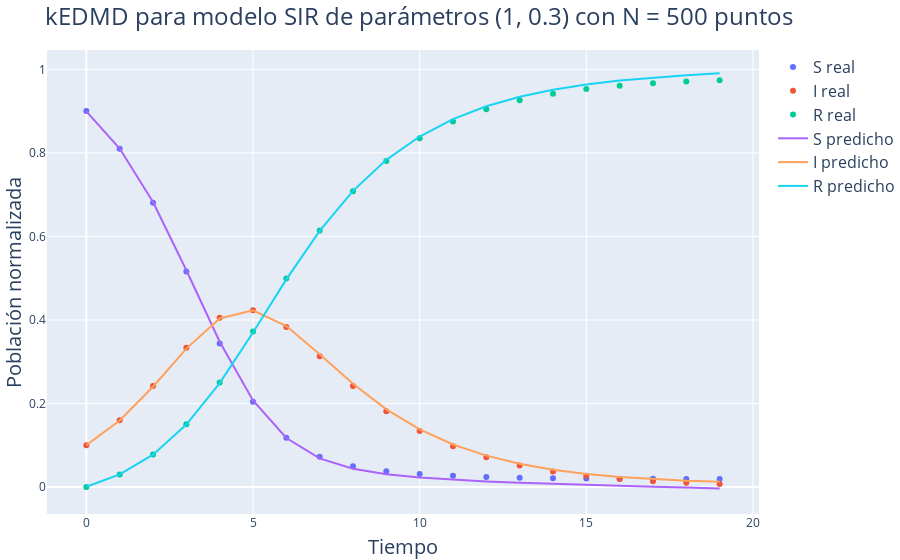

The notebook cell saved with this chart:
### Markdown cell above
### **kEDMD para modelo SIR**

### Code cell
# Parámetros del modelo SIR
beta, gamma = 1, 0.3

# Dinámica del sistema
def f(x):
    return np.array([x[0]-beta*x[0]*x[1] ,x[1]+beta*x[0]*x[1] - gamma*x[1], x[2]+gamma*x[1]])

# Observaciones del sistema, irrelevantes para este ejemplo
def g(x):
    return x

# Dimensiones y el kernel
N = 500
nx, ny = 3, 3
k = Matern(length_scale=1e3, nu=0.5)

# Distribuciones
X_dist = stats.dirichlet(alpha=1/3*np.ones(nx))
dyn_dist = stats.multivariate_normal(mean=np.zeros(nx), cov=1e-7*np.eye(3))
obs_dist = stats.multivariate_normal(mean=np.zeros(1), cov=1e-7*np.eye(1))

# Sistema dinámico
dyn = DynamicalSystem(nx, ny, f, g, X_dist, dyn_dist, obs_dist, discrete_time=True)

# Datos sintéticos
iters = 20
x0 = np.array([0.9, 0.1, 0.0])
x = np.zeros((iters, nx))

x[0] = x0

for i in range(1, iters):
    x[i] = f(x[i-1])

# Operador de Koopman
Koop = KoopmanOperator(k, dyn)
Koop.compute_edmd(N)

U, B, phi = Koop.U, Koop.B, Koop.phi

# Sistema con Koopman
x_koop = np.zeros((iters, nx))
x_koop[0] = B@phi(x0)
z = np.zeros((iters, N))
z[0] = phi(x0)

for i in range(1, iters):
    z[i] = U@z[i-1]
    x_koop[i] = B@z[i]

t = np.arange(iters)

# Gráfico
fig = go.Figure()

fig.add_trace(go.Scatter(x=t, y=x[:,0], name='S real', mode='markers'))
fig.add_trace(go.Scatter(x=t, y=x[:,1], name='I real', mode='markers'))
fig.add_trace(go.Scatter(x=t, y=x[:,2], name='R real', mode='markers'))

fig.add_trace(go.Scatter(x=t, y=x_koop[:,0], name='S predicho'))
fig.add_trace(go.Scatter(x=t, y=x_koop[:,1], name='I predicho'))
fig.add_trace(go.Scatter(x=t, y=x_koop[:,2], name='R predicho'))

# Colocar titulo
fig.update_layout(
    title=f"kEDMD para modelo SIR de parámetros ({beta}, {gamma}) con N = {N} puntos",
    xaxis_title="Tiempo",
    yaxis_title="Población normalizada"
    )

fig.write_image(img_path+"SIR.pdf")
fig.show()

### Figure 1 — Plotly figure (JSON) as saved in the notebook; plotly's stock layout.template omitted (floating-point values rounded to 4 significant figures)
{"data": [{"mode": "markers", "name": "S real", "type": "scatter", "x": [0, 1, 2, 3, 4, 5, 6, 7, 8, 9, 10, 11, 12, 13, 14, 15, 16, 17, 18, 19], "y": [0.9, 0.81, 0.6804, 0.516, 0.3439, 0.2044, 0.1179, 0.07275, 0.04997, 0.03787, 0.031, 0.02685, 0.02422, 0.0225, 0.02134, 0.02054, 0.01999, 0.0196, 0.01933, 0.01914]}, {"mode": "markers", "name": "I real", "type": "scatter", "x": [0, 1, 2, 3, 4, 5, 6, 7, 8, 9, 10, 11, 12, 13, 14, 15, 16, 17, 18, 19], "y": [0.1, 0.16, 0.2416, 0.3335, 0.4055, 0.4234, 0.3829, 0.3132, 0.242, 0.1815, 0.1339, 0.0979, 0.07116, 0.05153, 0.03723, 0.02686, 0.01935, 0.01393, 0.01003, 0.007212]}, {"mode": "markers", "name": "R real", "type": "scatter", "x": [0, 1, 2, 3, 4, 5, 6, 7, 8, 9, 10, 11, 12, 13, 14, 15, 16, 17, 18, 19], "y": [0, 0.03, 0.078, 0.1505, 0.2505, 0.3722, 0.4992, 0.6141, 0.708, 0.7806, 0.8351, 0.8753, 0.9046, 0.926, 0.9414, 0.9526, 0.9607, 0.9665, 0.9706, 0.9737]}, {"name": "S predicho", "type": "scatter", "x": [0, 1, 2, 3, 4, 5, 6, 7, 8, 9, 10, 11, 12, 13, 14, 15, 16, 17, 18, 19], "y": [0.8994, 0.8104, 0.6822, 0.5191, 0.3477, 0.2072, 0.1174, 0.06874, 0.04385, 0.03068, 0.02279, 0.01735, 0.01332, 0.01011, 0.007416, 0.005051, 0.002869, 0.0007798, -0.001272, -0.003334]}, {"name": "I predicho", "type": "scatter", "x": [0, 1, 2, 3, 4, 5, 6, 7, 8, 9, 10, 11, 12, 13, 14, 15, 16, 17, 18, 19], "y": [0.09989, 0.1594, 0.2402, 0.3314, 0.4034, 0.4229, 0.3855, 0.3181, 0.2472, 0.1861, 0.1381, 0.1019, 0.07522, 0.05577, 0.04168, 0.0315, 0.02417, 0.01894, 0.01524, 0.01268]}, {"name": "R predicho", "type": "scatter", "x": [0, 1, 2, 3, 4, 5, 6, 7, 8, 9, 10, 11, 12, 13, 14, 15, 16, 17, 18, 19], "y": [0.0006974, 0.0302, 0.07763, 0.1495, 0.2489, 0.37, 0.4971, 0.6132, 0.709, 0.7832, 0.8391, 0.8807, 0.9115, 0.9341, 0.9509, 0.9634, 0.973, 0.9803, 0.986, 0.9907]}], "layout": {"title": {"text": "kEDMD para modelo SIR de parámetros (1, 0.3) con N = 500 puntos"}, "xaxis": {"title": {"text": "Tiempo"}}, "yaxis": {"title": {"text": "Población normalizada"}}}}
